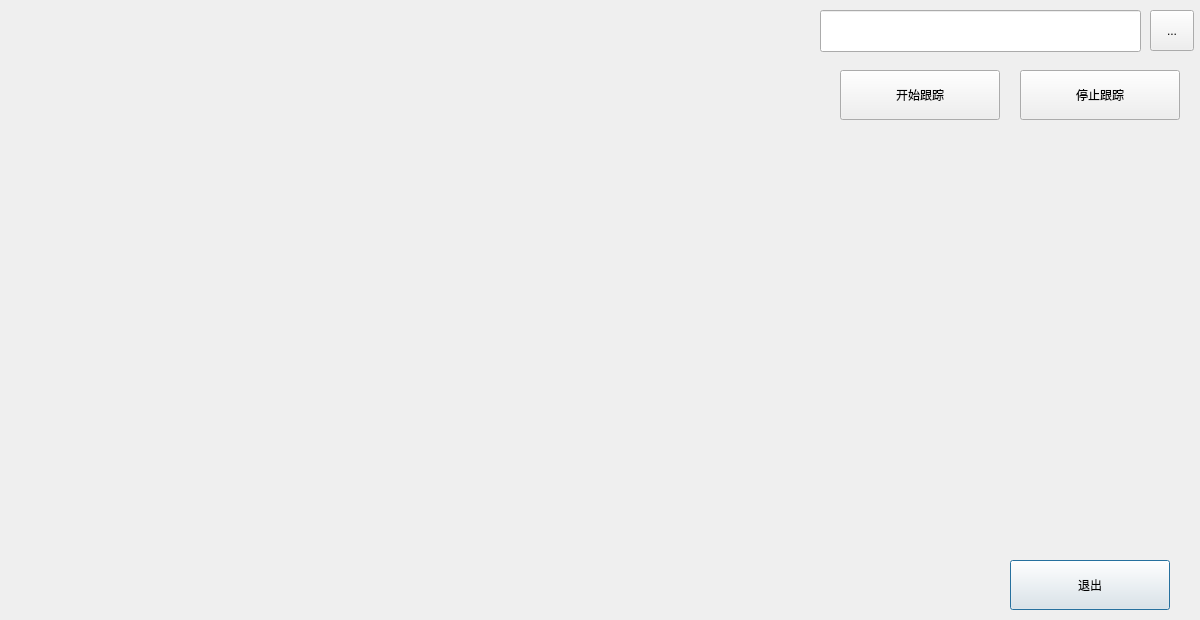
<?xml version="1.0" encoding="UTF-8"?>
<ui version="4.0">
 <class>dialog</class>
 <widget class="QDialog" name="dialog">
  <property name="geometry">
   <rect>
    <x>0</x>
    <y>0</y>
    <width>1200</width>
    <height>620</height>
   </rect>
  </property>
  <property name="windowTitle">
   <string>焊缝跟踪</string>
  </property>
  <widget class="QLineEdit" name="lineEdit_filename">
   <property name="geometry">
    <rect>
     <x>820</x>
     <y>10</y>
     <width>321</width>
     <height>42</height>
    </rect>
   </property>
  </widget>
  <widget class="QToolButton" name="button_openFile">
   <property name="geometry">
    <rect>
     <x>1150</x>
     <y>10</y>
     <width>44</width>
     <height>41</height>
    </rect>
   </property>
   <property name="text">
    <string>...</string>
   </property>
  </widget>
  <widget class="QPushButton" name="button_exit">
   <property name="geometry">
    <rect>
     <x>1010</x>
     <y>560</y>
     <width>160</width>
     <height>50</height>
    </rect>
   </property>
   <property name="text">
    <string>退出</string>
   </property>
  </widget>
  <widget class="QPushButton" name="button_startTrace">
   <property name="geometry">
    <rect>
     <x>840</x>
     <y>70</y>
     <width>160</width>
     <height>50</height>
    </rect>
   </property>
   <property name="text">
    <string>开始跟踪</string>
   </property>
  </widget>
  <widget class="QPushButton" name="button_stopTrace">
   <property name="geometry">
    <rect>
     <x>1020</x>
     <y>70</y>
     <width>160</width>
     <height>50</height>
    </rect>
   </property>
   <property name="text">
    <string>停止跟踪</string>
   </property>
  </widget>
  <widget class="QLabel" name="label_show">
   <property name="geometry">
    <rect>
     <x>10</x>
     <y>10</y>
     <width>800</width>
     <height>600</height>
    </rect>
   </property>
   <property name="text">
    <string/>
   </property>
  </widget>
 </widget>
 <resources/>
 <connections>
  <connection>
   <sender>button_exit</sender>
   <signal>clicked()</signal>
   <receiver>dialog</receiver>
   <slot>close()</slot>
   <hints>
    <hint type="sourcelabel">
     <x>1096</x>
     <y>576</y>
    </hint>
    <hint type="destinationlabel">
     <x>1172</x>
     <y>361</y>
    </hint>
   </hints>
  </connection>
 </connections>
</ui>
